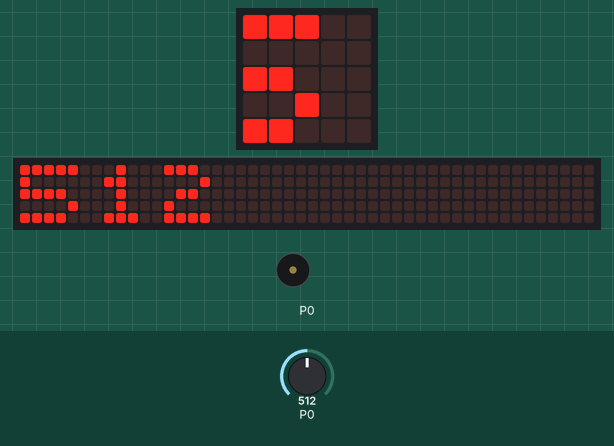
Simulated run of this program. Board: BBC micro:bit (MakeCode). On the bench: the board's 5×5 LED display, a strip that is not on the board, showing the scrolling text unrolled, buzzer (waves = sounding). The test bench sets the inputs (shaded band); at power-on: P0 = 512 (analog values on the 0–1023 scale). The 48×5 strip is a reading aid, not a part: it shows the text the display is scrolling, unrolled, one strip-width of it at a time.

Above: at 5.2 s.
5.3 s: P0 set to 390
At 7.73 s:
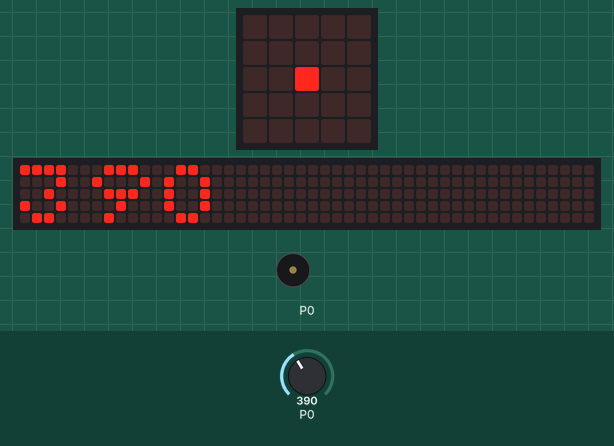
8.8 s: P0 set to 410
At 11.35 s:
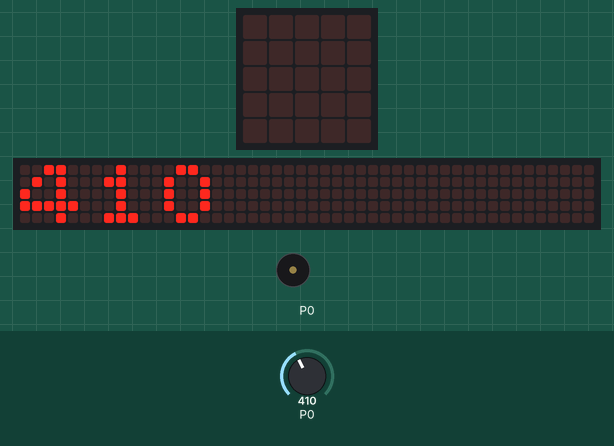
12.3 s: P0 set to 290
At 15.09 s:
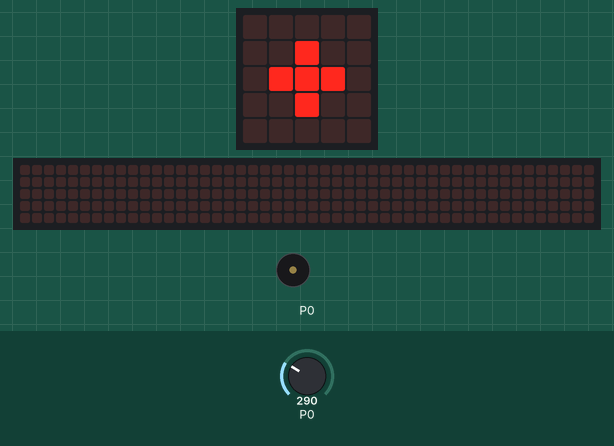
15.8 s: P0 set to 190
At 19.11 s:
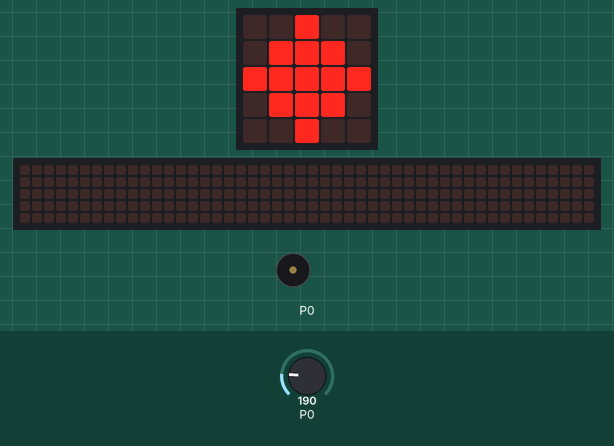
19.3 s: P0 set to 0
At 19.6 s:
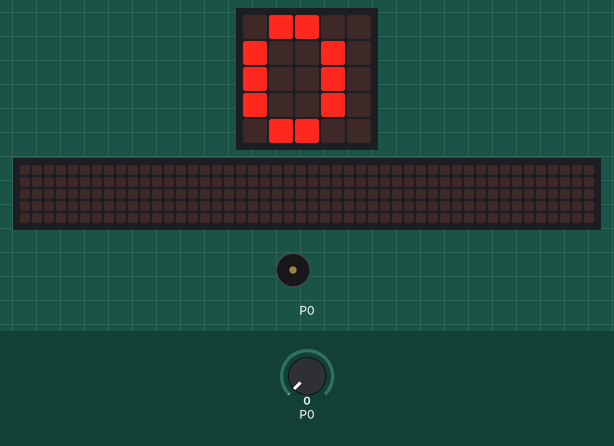
22.8 s: P0 set to 1023
At 22.9 s:
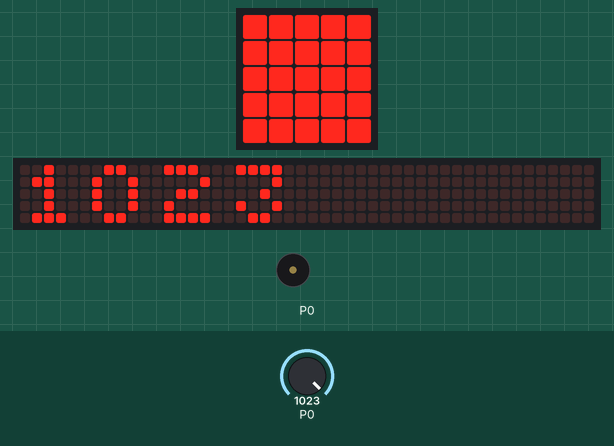
Timing chart, 0 to 25.3 s (numbered marks = the images above; inputs shaded):
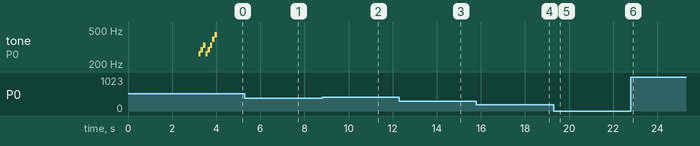

The program:

main.ts
```typescript
/**
 * Hector Moreno Hidalgo
 *
 * S2A
 */
basic.showLeds(`
    . . # . .
    . . . . .
    . . . . .
    . . . . .
    . . . . .
    `)
basic.showLeds(`
    . # # # .
    . . # . .
    . . . . .
    . . . . .
    . . . . .
    `)
basic.showLeds(`
    . # # # .
    . # # # .
    . . # . .
    . . . . .
    . . . . .
    `)
basic.showLeds(`
    . # # # .
    . # # # .
    . # # # .
    . . # . .
    . . . . .
    `)
basic.showLeds(`
    # . . . #
    . # # # .
    . # # # .
    . # # # .
    . . # . .
    `)
basic.showLeds(`
    . . . . .
    . . . . .
    # . # . #
    . # # # .
    # # # # #
    `)
basic.showLeds(`
    # . # . #
    . # # # .
    # # # # #
    . # # # .
    # . # . #
    `)
basic.showLeds(`
    # # # # #
    # # # # #
    . . # . .
    # # # # #
    # # # # #
    `)
music.playMelody("C D E C D E G A ", 600)
basic.forever(function () {
    basic.showNumber(pins.analogReadPin(AnalogPin.P0))
    if (pins.analogReadPin(AnalogPin.P0) < 100) {
        basic.showLeds(`
            # # # # #
            # # # # #
            # # # # #
            # # # # #
            # # # # #
            `)
    } else if (pins.analogReadPin(AnalogPin.P0) < 200) {
        basic.showLeds(`
            . . # . .
            . # # # .
            # # # # #
            . # # # .
            . . # . .
            `)
    } else if (pins.analogReadPin(AnalogPin.P0) < 300) {
        basic.showLeds(`
            . . . . .
            . . # . .
            . # # # .
            . . # . .
            . . . . .
            `)
    } else if (pins.analogReadPin(AnalogPin.P0) < 400) {
        led.plot(2, 2)
    } else {
        basic.clearScreen()
    }
})
```

test.ts
```typescript
// aquí va el archivo "tests"; esto no se compilará cuando este paquete se utilice como una extensión.
```

Measured:
- after the input at 5.3 s, the display: first differs from a run without the input after 2.3 s (image 1 shows a later state)
- after the input at 8.8 s, the display: first differs from a run without the input after 2.5 s (image 2 shows a later state)
- after the input at 12.3 s, the display: first differs from a run without the input after 2.6 s (image 3)
- after the input at 15.8 s, the display: first differs from a run without the input after 3.1 s (image 4)
- after the input at 19.3 s, the display: changes at once (image 5)
- after the input at 22.8 s, the display: changes at once (image 6)
- what the display in image 3 shows lasts 0.4 s, from 14.9 s to 15.3 s
